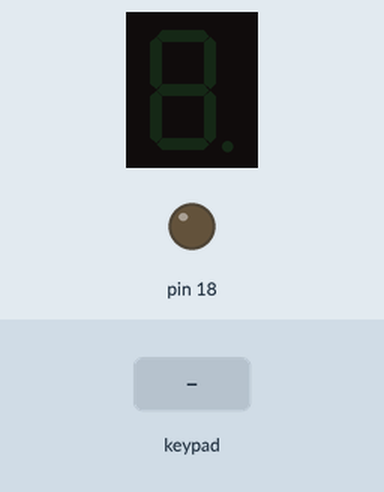
Simulated run of this sketch. Board: Arduino Uno, built with avr-gcc and run on an emulated ATmega328P. On the bench: 1-digit seven-segment display, output pins drawn as LEDs (lit = HIGH). Wiring (inferred from the names in the program): 1-digit 7-segment display, segments lit when HIGH: segments pin 16, pin 9, pin 8, pin 19, pin 17, pin 14, pin 15. The test bench sets the inputs (shaded band). The segment pins are drawn as the display they are named for; pins used as bus, display or sensor lines are not drawn; what the sketch prints to the serial monitor is not drawn.

Above: at 1.2 s.
1.3 s: keypad keys 1 3 1 2 1 1 1 0 pressed 0.4 s apart
At 4.2 s:
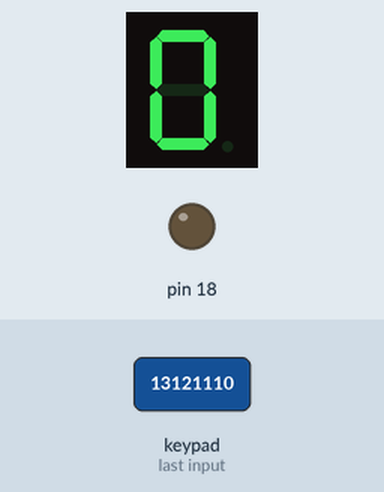
6.0 s: keypad keys 7 + 5 = pressed 0.4 s apart
10.6 s: keypad keys 7 6 5 4 pressed 0.4 s apart
15.2 s: key '8' pressed
At 16.8 s:
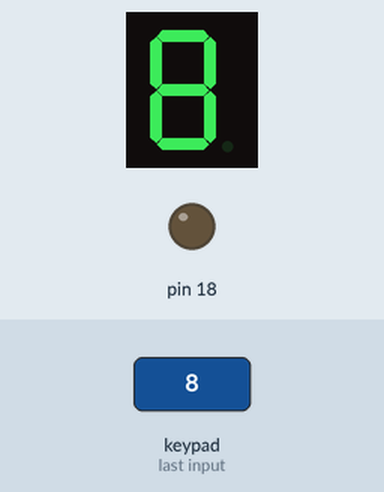
17.9 s: keypad keys 1 3 9 7 2 2 2 2 pressed 0.4 s apart
At 20.4 s:
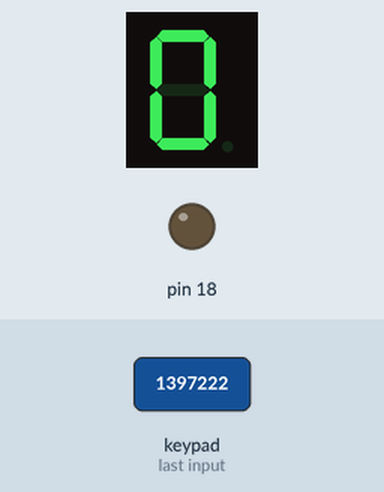
22.6 s: key '3' pressed
At 27.8 s:
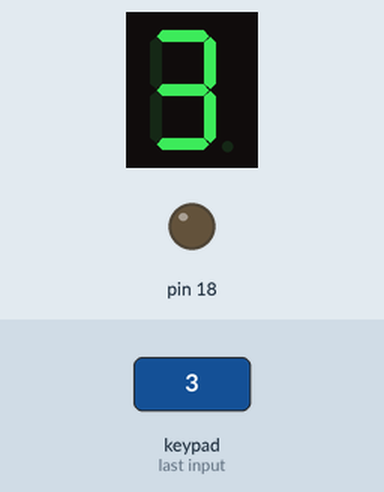
Timing chart, 0 to 28.1 s (numbered marks = the images above; inputs shaded):
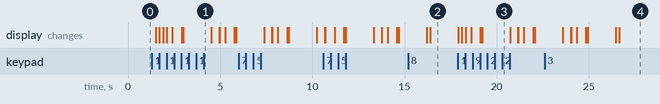

The sketch:

keyboard-calc.ino
```cpp
#include <Keypad.h> // Подключаем библиотеку

const byte ROWS = 4; // 4 строки
const byte COLS = 4; // 4 столбца
char keys[ROWS][COLS] = {
  {'1','2','3','+'},
  {'4','5','6','-'},
  {'7','8','9','*'},
  {'C','0','=','/'}
};
byte rowPins[ROWS] = {13, 12, 11, 10};
byte colPins[COLS] = {7, 6, 5, 4};

Keypad keypad = Keypad( makeKeymap(keys), rowPins, colPins, ROWS, COLS );

#define SEGMETNTS 7
char pins[SEGMETNTS] = {8, 9, 14, 15, 16, 17, 19};

char segments[10][SEGMETNTS] = {
  {8,    9,    14,   NULL, 16,   17,   19  }, // 0
  {8,    9,    NULL, NULL, NULL, NULL, NULL}, // 1
  {NULL, 9,    NULL, 15,   16,   17,   19  }, // 2
  {8,    9,    NULL, 15,   16,   NULL, 19  }, // 3
  {8,    9,    14,   15,   NULL, NULL, NULL}, // 4
  {8,    NULL, 14,   15,   16,   NULL, 19  }, // 5
  {8,    NULL, 14,   15,   16,   17,   19  }, // 6
  {8,    9,    NULL, NULL, 16,   NULL, NULL}, // 7
  {8,    9,    14,   15,   16,   17,   19  }, // 8
  {8,    9,    14,   15,   16,   NULL, 19  }  // 9
};

void setup(){
  Serial.begin(9600);

  pinMode(8, OUTPUT);
  pinMode(9, OUTPUT);
  pinMode(14, OUTPUT);
  pinMode(15, OUTPUT);
  pinMode(16, OUTPUT);
  pinMode(17, OUTPUT);
  pinMode(18, OUTPUT);
  pinMode(19, OUTPUT);

  digitalWrite(18, LOW);
}

int operand1 = NULL;
int operand2 = NULL;
char action = NULL;
int screen;
void loop(){
  char keyC = keypad.getKey();
  if (keyC){
    int key = atoi(&keyC);
    Serial.println(key); // Передаем название нажатой клавиши в сериал порт
    if (operand1 == NULL) {
      screen = key;
      operand1 = key;
      cls();
      writeNum(key);
    } else if (action == NULL) {
      action = keyC;
      cls();
      writeNum(screen);
    } else if (operand2 == NULL) {
      operand2 = key;
      cls();
      writeNum(key);
    }

    Serial.println(operand1);
    Serial.println(action);
    Serial.println(operand2);
    Serial.println(' ');

    if (operand1 != NULL && operand2 != NULL && action != NULL) {
      int res;
      switch(action) {
        case '+':
          res = operand1 + operand2; break;
        case '-':
          res = operand1 - operand2; break;
        case '*':
          res = operand1 * operand2; break;
        case '/':
          res = operand1 / operand2; break;
      }

      writeLongNum(res);
      operand1 = NULL;
      operand2 = NULL;
      action = NULL;
    }
  }
}

void writeLongNum(int num) {
  writeNum((int) num / 10);
  delay(500);

  writeNum(num % 10);
  delay(1500);
}

void writeNum(int num) {
  cls();

  for (int i = 0; i < SEGMETNTS; i++) {
    if (segments[num][i] != NULL) {
      digitalWrite(segments[num][i], HIGH);
    }
  }
}

void cls() {
  for (int i = 0; i < SEGMETNTS; i++) {
    digitalWrite(pins[i], LOW);
  }
  delay(100);
}
```

Measured:
- after the input at 1.3 s, the display: first changes after 0.21 s (image 1 shows a later state)
- after the input at 15.2 s, the display: first changes after 1.0 s (image 2 shows a later state)
- after the input at 17.9 s, the display: first changes at once (image 3 shows a later state)
